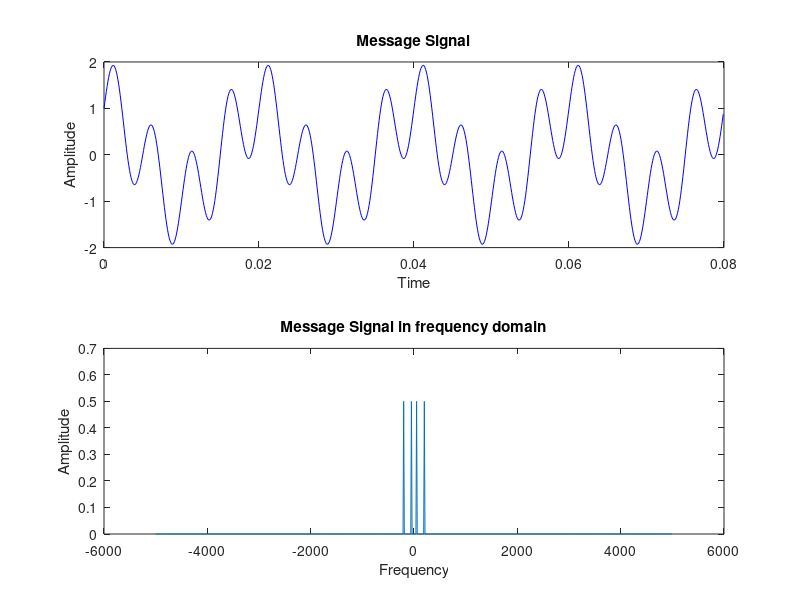
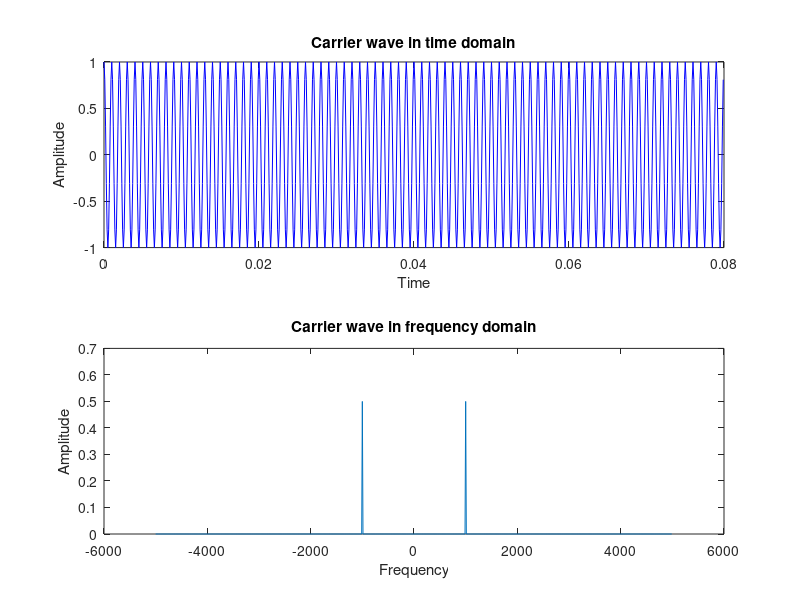
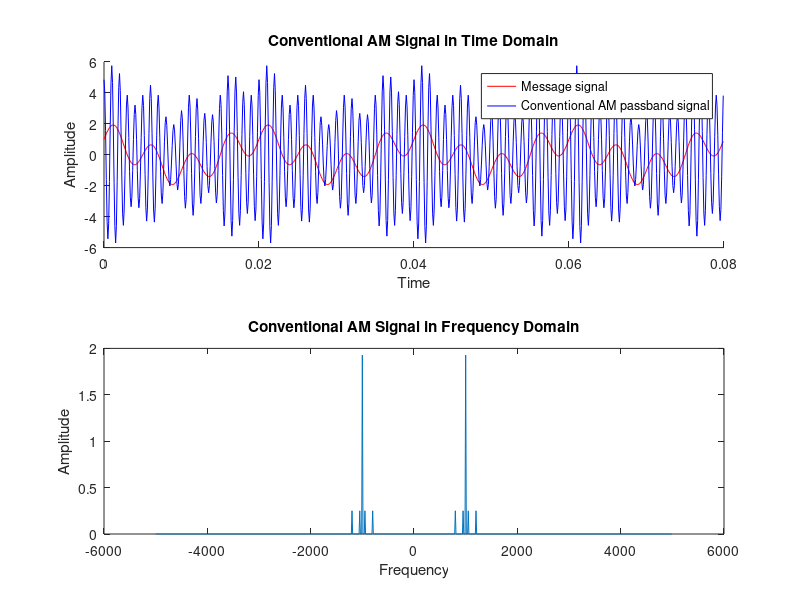
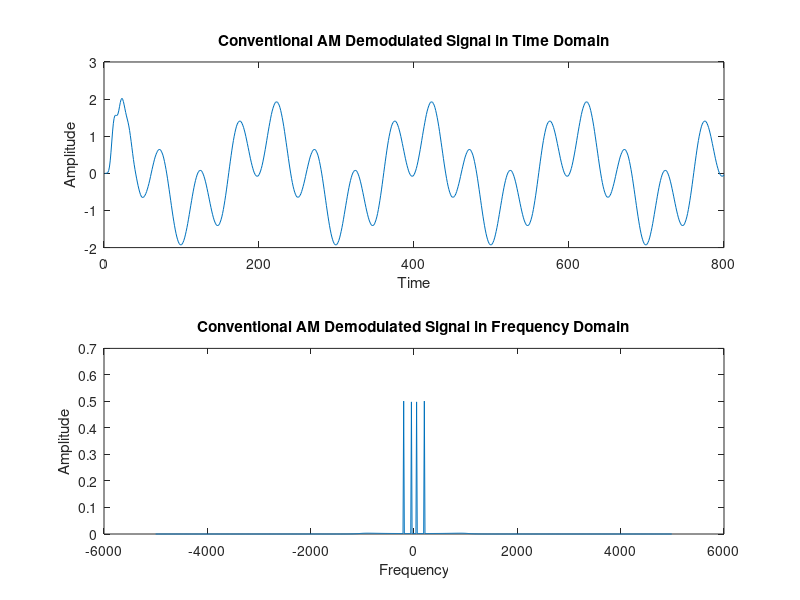

The MATLAB script that drew these images, in order:
%% GENERATING MESSAGE SIGNAL

% We define message amplitude and frequency: Am and fm
Am = 1;
fm = 50;

fc = 1000; % Carrier frequency
fs = 10*fc; % Sampling frequency
cycles = 4;

t = 0:1/fs:(cycles/fm - 1/fs);
 
% Defining message signal
msg_signal = Am*(cos(2*pi*fm*t) + sin(2*pi*4*fm*t));

% Getting Fourier transform of the message signal
msg_signal_freq = fftshift(fft(msg_signal))/numel(msg_signal);

Nfft = numel(msg_signal_freq);
f = -fs/2: fs/Nfft :(fs/2 - fs/Nfft);

% Plotting the message signal in time and frequency domain
figure(1)
subplot(2,1,1)
plot(t,msg_signal,'b');
title('Message Signal');
xlabel('Time');
ylabel('Amplitude');
subplot(2,1,2)
plot(f, abs(msg_signal_freq));
title('Message Signal in frequency domain');
xlabel('Frequency');
ylabel('Amplitude');

%% CONVENTIONAL AM OF MESSAGE SIGNAL

A = 1; % a constant value
a_mod = 0.5; % modulation index
Ac = A*abs(min(msg_signal))/a_mod; % carrier wave amplitude

% A general carrier for the signals
carrier_wave = cos(2*pi*fc*t);       

% Plotting the carreir wave in time and frequency domain
figure(2)
subplot(2,1,1)
plot(t,carrier_wave,'b');
title('Carrier wave in time domain');
xlabel('Time');
ylabel('Amplitude');
subplot(2,1,2)
plot(f, abs(fftshift(fft(carrier_wave))/numel(carrier_wave)));
title('Carrier wave in frequency domain');
xlabel('Frequency');
ylabel('Amplitude');

% Generating passband signal for conventional AM
am_passband_signal = A*(msg_signal.*carrier_wave) + Ac*carrier_wave;

% Getting the Fourier transform of the passband signal
am_passband_freq = fftshift(fft(am_passband_signal))/numel(am_passband_signal);
%f = -fs/2:(fs/2 - 1);

figure(3)
subplot(2,1,1);
hold on
plot(t,msg_signal,'r');
plot(t,am_passband_signal, 'b');
hold off
title('Conventional AM Signal in Time Domain');
xlabel('Time');
ylabel('Amplitude');
legend('Message signal','Conventional AM passband signal')

subplot(2,1,2);
plot(f, abs(am_passband_freq));
title('Conventional AM Signal in Frequency Domain');
xlabel('Frequency');
ylabel('Amplitude');

%% DEMODULATION FOR CONVENTIONAL AM

temp_signal = am_passband_signal.*(2*carrier_wave);
temp_signal = temp_signal - Ac;

temp_signal_freq = fftshift(fft(temp_signal))/numel(temp_signal);

[b, a] = butter(10, fc/(fs/2));

demod_signal = filter(b, a, temp_signal);
demod_signal_freq = fftshift(fft(demod_signal))/numel(demod_signal);

figure(4)
subplot(2,1,1)
plot(demod_signal);
title('Conventional AM Demodulated Signal in Time Domain');
xlabel('Time');
ylabel('Amplitude');

subplot(2,1,2)
plot(f, abs(demod_signal_freq));
title('Conventional AM Demodulated Signal in Frequency Domain');
xlabel('Frequency');
ylabel('Amplitude');

%% DSB-SC MODULATION OF MESSAGE SIGNAL

% Generating the passband signal
dsbsc_passband_signal = A*msg_signal.*carrier_wave;  

% Getting the Fourier Transform
dsbsc_passband_freq = fftshift(fft(dsbsc_passband_signal))/numel(dsbsc_passband_signal);

% Plotting the modulated signal along with message signal
figure(5)
subplot(2,1,1);
hold on
plot(t,msg_signal,'r');
plot(t,dsbsc_passband_signal, 'b');
hold off
title('DSB-SC Modulated Signal in Time Domain');
xlabel('Time');
ylabel('Amplitude');
legend('Message signal','DSB-SC Passband Signal')

subplot(2,1,2);
plot(f, abs(dsbsc_passband_freq));
title('DSB-SC Modulated Signal in Frequency Domain');
xlabel('Frequency');
ylabel('Amplitude');

%% DEMODULATION FOR DSB-SC

% Multiplying the received passband signal with 2 times the carrier wave
dsbsc_temp_signal = dsbsc_passband_signal.*(2*carrier_wave);

% Applying the low pass Butterworth filter generated above
dsbsc_demod_signal = filter(b, a, dsbsc_temp_signal);

% Getting Fourier transform of demodulated signal
dsbsc_demod_signal_freq = fftshift(fft(dsbsc_demod_signal))/numel(dsbsc_demod_signal);

figure(6)
subplot(2,1,1)
plot(dsbsc_demod_signal);
title('DSB-SC Demodulated Signal in Time Domain');
xlabel('Time');
ylabel('Amplitude');

subplot(2,1,2)
plot(f, abs(dsbsc_demod_signal_freq));
title('DSB-SC Demodulated Signal in Frequency Domain');
xlabel('Frequency');
ylabel('Amplitude');

%% SSB-SC MODULATION OF MESSAGE SIGNAL

% We use the upper sideband (USB) signal and remove the lower sideband
% (LSB) signal using the Hilbert transform. We can do vice-versa as well.
% USB signal = I - Q
% LSB signal = I + Q
% I => inphase component and Q => quadrature component

% Generating the inphase and quadrature components of the carrier wave
carrier_wave_inphase = cos(2*pi*fc*t);
carrier_wave_quadrature = sin(2*pi*fc*t);

% Generating the Hilbert transform of message signal
hilbert_msg_signal = imag(hilbert(msg_signal));

% Modulating the message signal using SSB-SC technique
ssbsc_passband_signal = msg_signal.*carrier_wave_inphase - hilbert_msg_signal.*carrier_wave_quadrature;

% Getting the Fourier transform of modulated signal
ssbsc_passband_freq = fftshift(fft(ssbsc_passband_signal))/numel(ssbsc_passband_signal);

% Plotting the modulated message signal in time and frequency domain
figure(7)
subplot(2,1,1);
hold on
plot(t,msg_signal,'r');
plot(t,ssbsc_passband_signal, 'b');
hold off
title('SSB-SC Modulated Signal in Time Domain');
xlabel('Time');
ylabel('Amplitude');
legend('Message signal','SSB-SC Passband Signal')

subplot(2,1,2);
plot(f, abs(ssbsc_passband_freq));
title('SSB-SC Modulated Signal in Frequency Domain');
xlabel('Frequency');
ylabel('Amplitude');

%% DEMODULATION FOR SSB-SC

% Multiplying the passband signal by 2cos(2*pi*fc*t)
ssbsc_temp_signal = ssbsc_passband_signal.*(2*carrier_wave_inphase);

% Applying the low pass Butterworth filter generated above
ssbsc_demod_signal = filter(b, a, ssbsc_temp_signal);

% Getting Fourier transform of demodulated signal
ssbsc_demod_signal_freq = fftshift(fft(ssbsc_demod_signal))/numel(ssbsc_demod_signal);

% Plotting the demodulated signal in time and frequency domain
figure(8)
subplot(2,1,1)
plot(ssbsc_demod_signal);
title('SSB-SC Demodulated Signal in Time Domain');
xlabel('Time');
ylabel('Amplitude');

subplot(2,1,2)
plot(f, abs(ssbsc_demod_signal_freq));
title('SSB-SC Demodulated Signal in Frequency Domain');
xlabel('Frequency');
ylabel('Amplitude');
